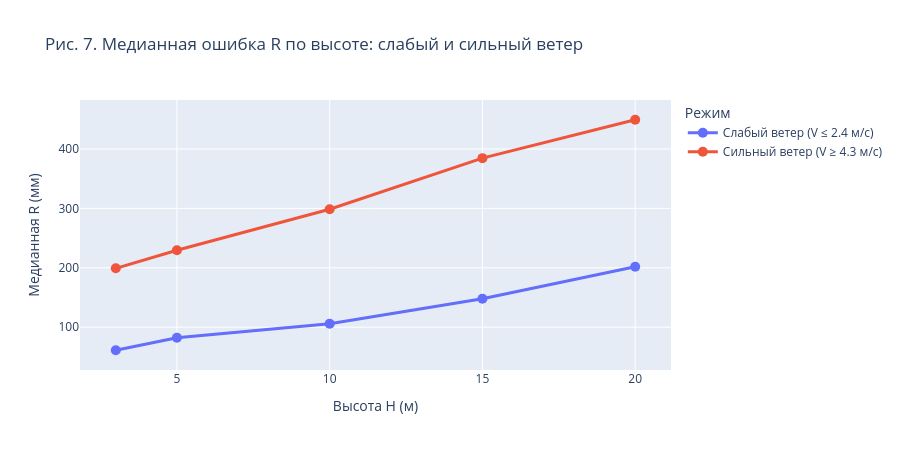

This figure's notebook cell:
### Markdown cell above
### Эффект плато на высотах 15–20 м

Испытания проводились на территории карьера. На высотах до 10–15 м квадрокоптер находится внутри карьерной выемки, где рельеф гасит ветровое воздействие. При подъёме на 15–20 м аппарат вылетает над бровкой карьера и попадает в открытый ветровой поток.

Ожидаемые эффекты:
- рост ошибки $R$ с высотой **замедляется** (эффект плато), поскольку аэродинамическое демпфирование стабилизируется;
- **чувствительность к ветру возрастает** — разница между тихим и ветреным днём увеличивается.

### Code cell
v_q25 = df["V"].quantile(0.25)
v_q75 = df["V"].quantile(0.75)

low_wind = df[df["V"] <= v_q25].groupby("H")["R"].median().reset_index()
low_wind.columns = ["H", "R_median"]
low_wind["Режим"] = f"Слабый ветер (V ≤ {v_q25:.1f} м/с)"

high_wind = df[df["V"] >= v_q75].groupby("H")["R"].median().reset_index()
high_wind.columns = ["H", "R_median"]
high_wind["Режим"] = f"Сильный ветер (V ≥ {v_q75:.1f} м/с)"

plateau_df = pd.concat([low_wind, high_wind])

fig = px.line(
    plateau_df, x="H", y="R_median", color="Режим",
    markers=True,
    title="Рис. 7. Медианная ошибка R по высоте: слабый и сильный ветер",
    labels={"H": "Высота H (м)", "R_median": "Медианная R (мм)"},
)
fig.update_traces(line=dict(width=3), marker=dict(size=10))
fig.update_layout(height=450)
ALL_FIGS.append(("fig_07_plateau_wind", fig))
fig.show()

### Figure 1 — Plotly figure (JSON) as saved in the notebook; plotly's stock layout.template omitted (floating-point values rounded to 4 significant figures)
{"data": [{"hovertemplate": "Режим=Слабый ветер (V ≤ 2.4 м/с)<br>Высота H (м)=%{x}<br>Медианная R (мм)=%{y}<extra></extra>", "legendgroup": "Слабый ветер (V ≤ 2.4 м/с)", "line": {"color": "#636efa", "dash": "solid", "width": 3}, "marker": {"size": 10, "symbol": "circle"}, "mode": "lines+markers", "name": "Слабый ветер (V ≤ 2.4 м/с)", "orientation": "v", "showlegend": true, "type": "scatter", "x": [3, 5, 10, 15, 20], "xaxis": "x", "y": [61.26, 82.23, 105.9, 147.9, 201.8], "yaxis": "y"}, {"hovertemplate": "Режим=Сильный ветер (V ≥ 4.3 м/с)<br>Высота H (м)=%{x}<br>Медианная R (мм)=%{y}<extra></extra>", "legendgroup": "Сильный ветер (V ≥ 4.3 м/с)", "line": {"color": "#EF553B", "dash": "solid", "width": 3}, "marker": {"size": 10, "symbol": "circle"}, "mode": "lines+markers", "name": "Сильный ветер (V ≥ 4.3 м/с)", "orientation": "v", "showlegend": true, "type": "scatter", "x": [3, 5, 10, 15, 20], "xaxis": "x", "y": [199.2, 229.5, 298.5, 384.6, 449.2], "yaxis": "y"}], "layout": {"height": 450, "legend": {"title": {"text": "Режим"}, "tracegroupgap": 0}, "title": {"text": "Рис. 7. Медианная ошибка R по высоте: слабый и сильный ветер"}, "xaxis": {"anchor": "y", "domain": [0, 1], "title": {"text": "Высота H (м)"}}, "yaxis": {"anchor": "x", "domain": [0, 1], "title": {"text": "Медианная R (мм)"}}}}
